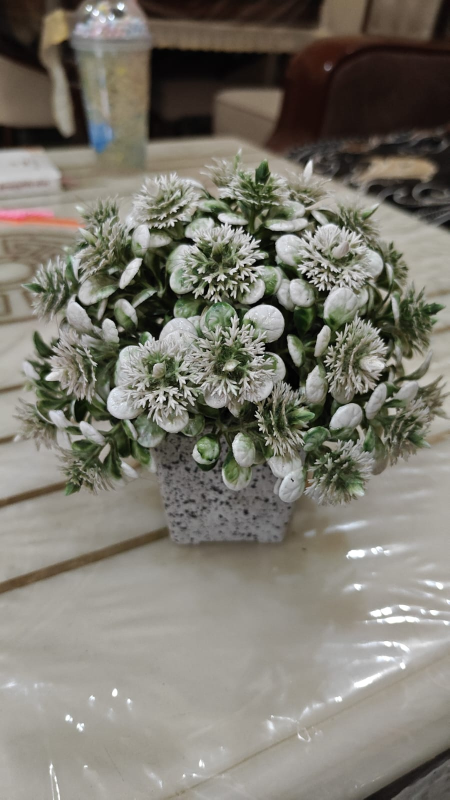
#> input picture dataset/real/real_001.jpeg, 899 x 1599 px, found by its file name (shown at 1/2 size)
$ python feature_extractor.py   (older library calls are emulated)
#> lines starting #> are read from the running program, lines starting #| are printed output that depends on the picture
### src/preprocessing.py
"""
preprocessing.py

Loads an image and prepares different versions of it
for forensic feature extraction.
"""

from dataclasses import dataclass
from pathlib import Path

import cv2
import matplotlib.pyplot as plt
import numpy as np

from src.config import DEFAULT_IMAGE_SIZE


@dataclass
class ProcessedImage:
    """
    Stores every version of an image that will be used
    by different forensic modules.
    """

    rgb: np.ndarray
    gray: np.ndarray
    normalized_rgb: np.ndarray
    normalized_gray: np.ndarray


def load_image(image_path: Path) -> np.ndarray:
    """
    Reads an image from disk and converts it to RGB.
    """

    image = cv2.imread(str(image_path))

    if image is None:
        raise ValueError(f"Could not read image: {image_path}")

    # OpenCV loads images in BGR format.
    image = cv2.cvtColor(image, cv2.COLOR_BGR2RGB)

    return image


def convert_to_grayscale(rgb_image: np.ndarray) -> np.ndarray:
    """
    Creates a grayscale version of the RGB image.
    """

    return cv2.cvtColor(rgb_image, cv2.COLOR_RGB2GRAY)


def normalize_image(image: np.ndarray) -> np.ndarray:
    """
    Converts pixel values from 0-255 to 0-1.
    """

    return image.astype(np.float32) / 255.0


def preprocess_image(image_path: Path) -> ProcessedImage:
    """
    Complete preprocessing pipeline.

    Returns every version of the image that later
    feature extractors will need.
    """

    rgb_image = load_image(image_path)
#> in load_image, image is the input picture: shape (1599, 899, 3); mean B, G, R 111, 121.1, 124.3

    # Standardize image size to DEFAULT_IMAGE_SIZE using area interpolation
    rgb_image = cv2.resize(rgb_image, DEFAULT_IMAGE_SIZE, interpolation=cv2.INTER_AREA)
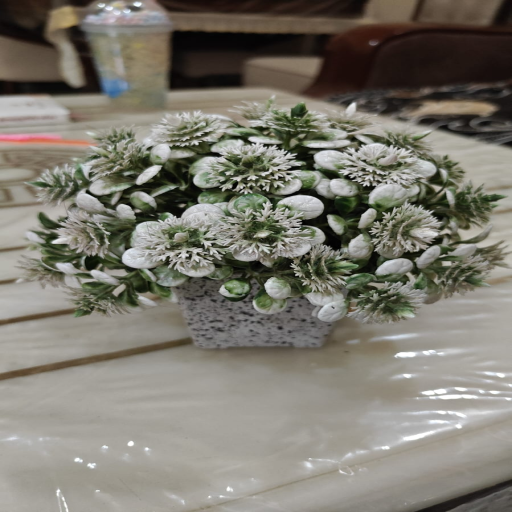
#> rgb_image: shape (1024, 1024, 3) (shown at 1/2 size); mean R, G, B 124.2, 121, 110.8

    gray_image = convert_to_grayscale(rgb_image)
#> in convert_to_grayscale, `return cv2.cvtColor(rgb_image, cv2.COLOR_RGB2GRAY)`:
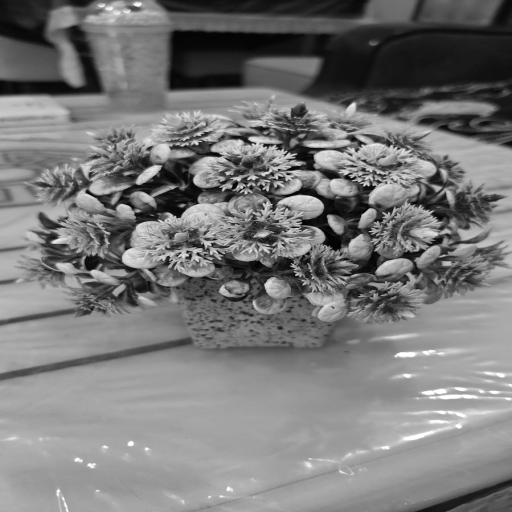
#> returned value: shape (1024, 1024) (shown at 1/2 size); min 0, max 255, mean 120.8

    normalized_rgb = normalize_image(rgb_image)
#> in normalize_image, `return image.astype(np.float32) / 255.0`:
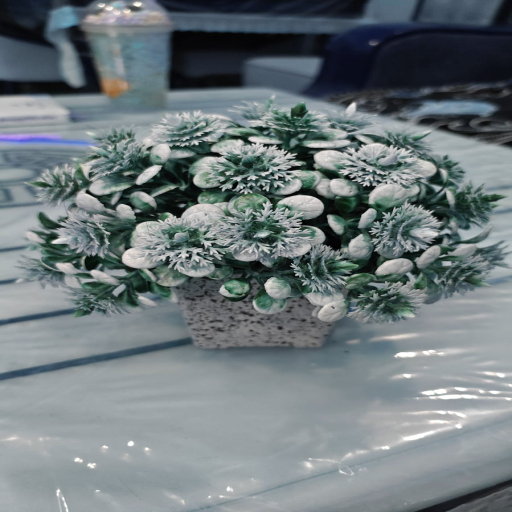
#> returned value: shape (1024, 1024, 3) float32 (shown at 1/2 size); mean of channels 0, 1, 2 0.487, 0.474, 0.435; drawn as B, G, R

    normalized_gray = normalize_image(gray_image)

    return ProcessedImage(
        rgb=rgb_image,
        gray=gray_image,
        normalized_rgb=normalized_rgb,
        normalized_gray=normalized_gray,
    )


# [31 lines left out: function show_preprocessing, not called in this run]

# [5 lines that do not run on import are left out]

### src/feature_extractor.py
"""
feature_extractor.py

Extracts forensic features from an image.

Every function computes one independent forensic clue.
All extracted features are finally combined into a single
feature vector for the Random Forest classifier.
"""

import cv2
import numpy as np
from skimage.measure import shannon_entropy
import pywt

from skimage.feature import (
    graycomatrix,
    graycoprops,
    local_binary_pattern
)

from src.preprocessing import ProcessedImage

# Feature Names
FEATURE_NAMES = [

    "sharpness",

    "fft_mean",
    "fft_std",
    "fft_energy",
    "high_frequency_ratio",

    "noise_mean",
    "noise_std",
    "noise_energy",

    "edge_density",

    "entropy",

    "mean_r",
    "mean_g",
    "mean_b",

    "std_r",
    "std_g",
    "std_b",

    # LBP
    "lbp_mean",
    "lbp_std",

    # GLCM
    "contrast",
    "homogeneity",
    "energy",
    "correlation",

        # JPEG Blocking
    "jpeg_horizontal",
    "jpeg_vertical",
    "jpeg_blocking_score",


    # Wavelet
    "wavelet_mean",
    "wavelet_std",
    "wavelet_energy",

    # # Multi-scale
    # "laplacian_100",
    # "laplacian_50",
    # "laplacian_25"
]

# Sharpness

def extract_sharpness(processed: ProcessedImage) -> float:
    """
    Measures image sharpness using the Variance of Laplacian.

    A sharper image usually has a larger variance.
    """

    laplacian = cv2.Laplacian(processed.gray, cv2.CV_64F)

    sharpness = laplacian.var()

    return float(sharpness)

# FFT Features

def extract_fft_features(processed: ProcessedImage):
    """
    Extracts frequency-domain statistics.

    Besides overall FFT statistics, we also compute
    how much energy lies in the outer (high-frequency)
    region of the spectrum.
    """

    # Compute FFT
    fft = np.fft.fft2(processed.gray)

    fft_shift = np.fft.fftshift(fft)

    magnitude = np.log1p(np.abs(fft_shift))

    fft_mean = magnitude.mean()

    fft_std = magnitude.std()

    fft_energy = np.mean(magnitude ** 2)

    rows, cols = magnitude.shape

    center_row = rows // 2

    center_col = cols // 2

    radius = min(rows, cols) // 4

    y, x = np.ogrid[:rows, :cols]

    distance = np.sqrt(
        (x - center_col) ** 2 +
        (y - center_row) ** 2
    )

    high_frequency = magnitude[distance > radius]

    total_energy = np.sum(magnitude)

    high_energy = np.sum(high_frequency)

    high_frequency_ratio = high_energy / (total_energy + 1e-8)

    print(f"High Frequency Ratio : {high_frequency_ratio:.4f}")

    return (
        float(fft_mean),
        float(fft_std),
        float(fft_energy),
        float(high_frequency_ratio)
    )


# Noise Features

def extract_noise_features(processed: ProcessedImage):
    """
    Estimates image noise.

    The image is blurred and then subtracted
    from the original to obtain the noise residual.
    """

    blurred = cv2.GaussianBlur(
        processed.gray,
        (5, 5),
        0
    )

    noise = cv2.absdiff(
        processed.gray,
        blurred
    )

    noise_mean = noise.mean()

    noise_std = noise.std()

    # Average noise energy per pixel.
    noise_energy = np.mean(noise.astype(np.float32) ** 2)

    return (

        float(noise_mean),

        float(noise_std),

        float(noise_energy)

    )

# Edge Density

def extract_edge_density(processed: ProcessedImage):
    """
    Computes the percentage of edge pixels.

    Screen photos often lose tiny edges.
    """

    edges = cv2.Canny(

        processed.gray,

        100,

        200

    )

    edge_pixels = np.count_nonzero(edges)

    total_pixels = edges.size

    density = edge_pixels / total_pixels

    return float(density)

# Entropy

def extract_entropy(processed: ProcessedImage):
    """
    Measures information content.

    Images that lose detail generally
    have lower entropy.
    """

    entropy = shannon_entropy(processed.gray)

    return float(entropy)

# Color Statistics

def extract_color_features(processed: ProcessedImage):
    """
    Computes simple RGB statistics.

    Useful for detecting subtle
    color shifts introduced by displays.
    """

    rgb = processed.rgb

    mean_r = rgb[:, :, 0].mean()
    mean_g = rgb[:, :, 1].mean()
    mean_b = rgb[:, :, 2].mean()

    std_r = rgb[:, :, 0].std()
    std_g = rgb[:, :, 1].std()
    std_b = rgb[:, :, 2].std()

    return (

        float(mean_r),

        float(mean_g),

        float(mean_b),

        float(std_r),

        float(std_g),

        float(std_b)

    )

# -------------------------------------------------------
# Local Binary Pattern
# -------------------------------------------------------

def extract_lbp_features(processed: ProcessedImage):
    """
    Captures tiny local texture patterns.

    Screen recaptured images often introduce
    different microscopic textures compared
    to genuine photographs.
    """

    radius = 2
    neighbors = 8 * radius

    lbp = local_binary_pattern(
        processed.gray,
        P=neighbors,
        R=radius,
        method="uniform"
    )

    lbp_mean = lbp.mean()
    lbp_std = lbp.std()

    return (
        float(lbp_mean),
        float(lbp_std)
    )


# -------------------------------------------------------
# GLCM Texture
# -------------------------------------------------------

def extract_glcm_features(processed: ProcessedImage):
    """
    Measures relationships between neighboring pixels.

    Useful for detecting subtle texture differences.
    """

    image = processed.gray.astype(np.uint8)

    glcm = graycomatrix(
        image,
        distances=[1],
        angles=[0],
        symmetric=True,
        normed=True,
    )

    contrast = graycoprops(glcm, "contrast")[0, 0]

    homogeneity = graycoprops(glcm, "homogeneity")[0, 0]

    energy = graycoprops(glcm, "energy")[0, 0]

    correlation = graycoprops(glcm, "correlation")[0, 0]

    return (
        float(contrast),
        float(homogeneity),
        float(energy),
        float(correlation),
    )


# -------------------------------------------------------
# JPEG Blocking Features
# -------------------------------------------------------

def extract_jpeg_features(processed: ProcessedImage):
    """
    Measures JPEG blocking artifacts.

    JPEG compresses images in 8×8 blocks.
    Double compression often strengthens
    these block boundaries.
    """

    image = processed.gray.astype(np.float32)

    horizontal_diff = []
    vertical_diff = []

    # Horizontal block boundaries
    for row in range(8, image.shape[0], 8):

        diff = np.abs(image[row, :] - image[row - 1, :])

        horizontal_diff.append(diff.mean())

    # Vertical block boundaries
    for col in range(8, image.shape[1], 8):

        diff = np.abs(image[:, col] - image[:, col - 1])

        vertical_diff.append(diff.mean())

    horizontal_score = np.mean(horizontal_diff)

    vertical_score = np.mean(vertical_diff)

    blocking_score = (horizontal_score + vertical_score) / 2

    return (

        float(horizontal_score),

        float(vertical_score),

        float(blocking_score)

    )


# -------------------------------------------------------
# Wavelet Features
# -------------------------------------------------------

def extract_wavelet_features(processed: ProcessedImage):
    """
    Extracts wavelet statistics.

    Wavelets measure image information at
    multiple resolutions.

    Images captured through another display
    usually lose fine wavelet details.
    """

    coeffs = pywt.dwt2(processed.gray, "haar")

    LL, (LH, HL, HH) = coeffs

    detail = np.concatenate([

        LH.flatten(),

        HL.flatten(),

        HH.flatten()

    ])

    wavelet_mean = detail.mean()

    wavelet_std = detail.std()

    wavelet_energy = np.mean(detail ** 2)

    return (

        float(wavelet_mean),

        float(wavelet_std),

        float(wavelet_energy)

    )

# -------------------------------------------------------
# Master Feature Extractor
# -------------------------------------------------------

def extract_features(processed: ProcessedImage, return_evidence=False):
    """
    Extracts all forensic features from an image.

    Returns
    -------
    features : list
        Numerical feature vector used for training.

    evidence : list (optional)
        Human-readable reasons that explain the prediction.
    """

    features = []

    evidence = []

    # -----------------------------
    # Sharpness
    # -----------------------------
    sharpness = extract_sharpness(processed)

    features.append(sharpness)

    if sharpness < 120:
        evidence.append("Low image sharpness")


    # -----------------------------
    # FFT


    fft_mean, fft_std, fft_energy, high_frequency_ratio = extract_fft_features(processed)

    features.extend([
        fft_mean,
        fft_std,
        fft_energy,
        high_frequency_ratio
    ])

    if high_frequency_ratio < 0.74:
        evidence.append("Reduced high-frequency information")


    # -----------------------------
    # Noise
    # -----------------------------
    noise_mean, noise_std, noise_energy = extract_noise_features(processed)

    features.extend([

        noise_mean,

        noise_std,

        noise_energy

    ])

    if noise_std > 15:
        evidence.append("High sensor noise variation")


    # -----------------------------
    # Edge Density
    # -----------------------------
    edge_density = extract_edge_density(processed)

    features.append(edge_density)

    if edge_density < 0.08:
        evidence.append("Weak edge density")


    # -----------------------------
    # Entropy
    # -----------------------------
    entropy = extract_entropy(processed)

    features.append(entropy)

    if entropy < 6:
        evidence.append("Information loss detected")


    # -----------------------------
    # Color Statistics
    # -----------------------------
    color_features = extract_color_features(processed)
#> in extract_color_features, `mean_r = rgb[:, :, 0].mean()`: mean_r = 124.2
#> in extract_color_features, `mean_g = rgb[:, :, 1].mean()`: mean_g = 121
#> in extract_color_features, `mean_b = rgb[:, :, 2].mean()`: mean_b = 110.8
#> in extract_color_features, `std_r = rgb[:, :, 0].std()`: std_r = 53.75
#> in extract_color_features, `std_g = rgb[:, :, 1].std()`: std_g = 54.31
#> in extract_color_features, `std_b = rgb[:, :, 2].std()`: std_b = 56.32
#> color_features = (124.2, 121, 110.8, 53.75, 54.31, 56.32)

    features.extend(color_features)

        # -----------------------------
    # Local Binary Pattern
    # -----------------------------
    lbp_features = extract_lbp_features(processed)

    features.extend(lbp_features)

    # -----------------------------
    # GLCM Texture
    # -----------------------------
    glcm_features = extract_glcm_features(processed)

    features.extend(glcm_features)


    # JPEG Blocking

    jpeg_features = extract_jpeg_features(processed)

    features.extend(jpeg_features)

    # wavelet features

    wavelet_features = extract_wavelet_features(processed)

    features.extend(wavelet_features)


    if return_evidence:

        return features, evidence

    return features

    # -----------------------------


# -------------------------------------------------------
# Demo
# -------------------------------------------------------

if __name__ == "__main__":

    from pathlib import Path

    from src.preprocessing import preprocess_image

    image_path = Path("dataset/real/real_001.jpeg")

    processed = preprocess_image(image_path)

    features, evidence = extract_features(

        processed,

        return_evidence=True

    )
#> features = 28 values, max 216.1 at index 0, min -0.0199 at index 25, mean 35.25; evidence = ['Weak edge density']

    print("\nExtracted Features\n")

    for name, value in zip(FEATURE_NAMES, features):

        print(f"{name:20s}: {value:.4f}")
#> this loop made 28 passes
#> (name, value) on passes 1 to 8: ('sharpness', 216.1), ('fft_mean', 7.83), ('fft_std', 1.45), ('fft_energy', 63.38), ('high_frequency_ratio', 0.755), ('noise_mean', 2.22), ('noise_std', 4.57), ('noise_energy', 25.79)
#> (printed output is left out)

    print("\nEvidence\n")

    if evidence:

        for item in evidence:

            print(f"• {item}")
#> this loop made 1 pass
#> (printed output is left out)

    else:

        print("No suspicious forensic evidence detected.")

$ run again, with dataset/real/real_002.jpeg copied over dataset/real/real_001.jpeg
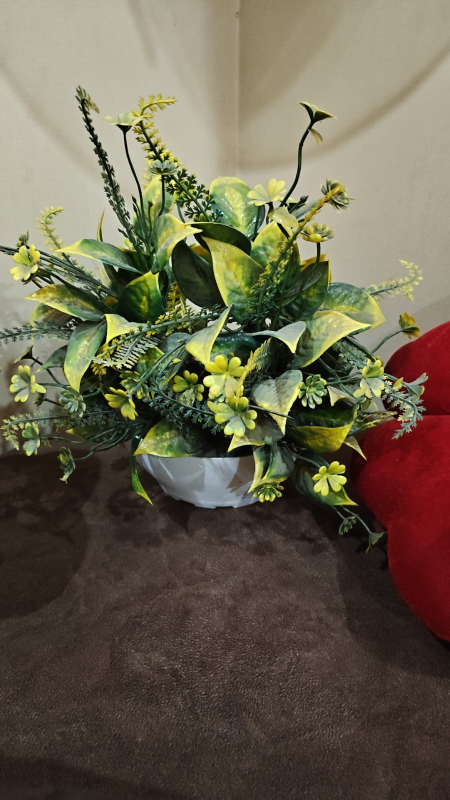
#> input picture dataset/real/real_002.jpeg, 899 x 1599 px, found by its file name (shown at 1/2 size)
#> in load_image, image is the input picture: shape (1599, 899, 3); mean B, G, R 79, 99.1, 106.6
#> in preprocess_image, `rgb_image = cv2.resize(rgb_image, DEFAULT_IMAGE_SIZE, interpolation=cv..`:
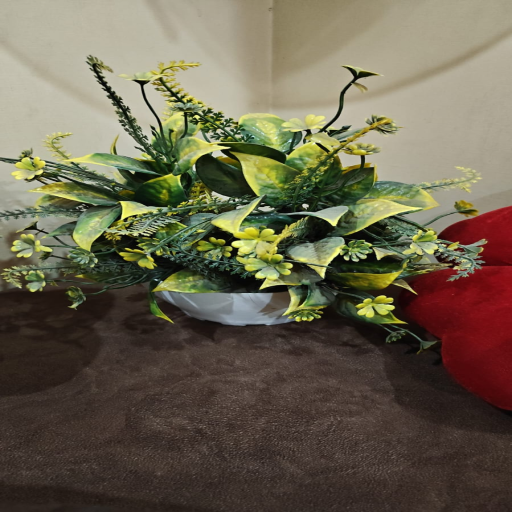
#> rgb_image: shape (1024, 1024, 3) (shown at 1/2 size); mean R, G, B 106.5, 98.9, 78.9
#> in normalize_image, `return image.astype(np.float32) / 255.0`:
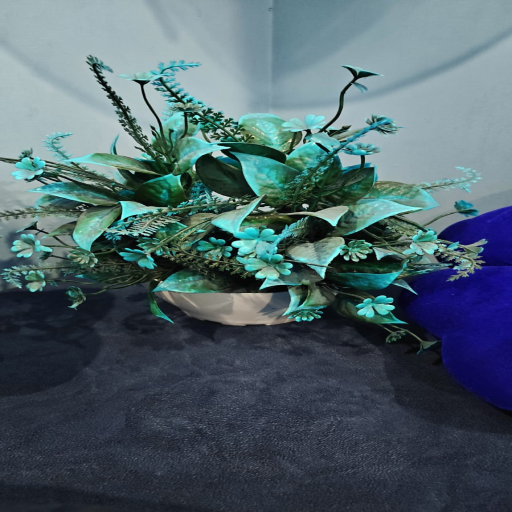
#> returned value: shape (1024, 1024, 3) float32 (shown at 1/2 size); mean of channels 0, 1, 2 0.418, 0.389, 0.31; drawn as B, G, R
#> mean_r = 106.5
#> mean_g = 98.95
#> mean_b = 78.89
#> std_r = 61.03
#> std_g = 65.39
#> std_b = 55.67
#> color_features = (106.5, 98.95, 78.89, 61.03, 65.39, 55.67)
#> features = 28 values, max 450.1 at index 0, min 0.0382 at index 20, mean 45.17; evidence = ['Weak edge density']
#> the loop `for name, value in zip(FEATURE_NAMES, features): ` made 28 passes
#> (name, value) on passes 1 to 8: ('sharpness', 450.1), ('fft_mean', 8.11), ('fft_std', 1.45), ('fft_energy', 67.94), ('high_frequency_ratio', 0.758), ('noise_mean', 3.26), ('noise_std', 6.27), ('noise_energy', 49.95)
#> (printed output is left out)
#> the loop `for item in evidence: ` made 1 pass
#> (printed output is left out)

$ run again, with dataset/real/real_003.jpeg copied over dataset/real/real_001.jpeg
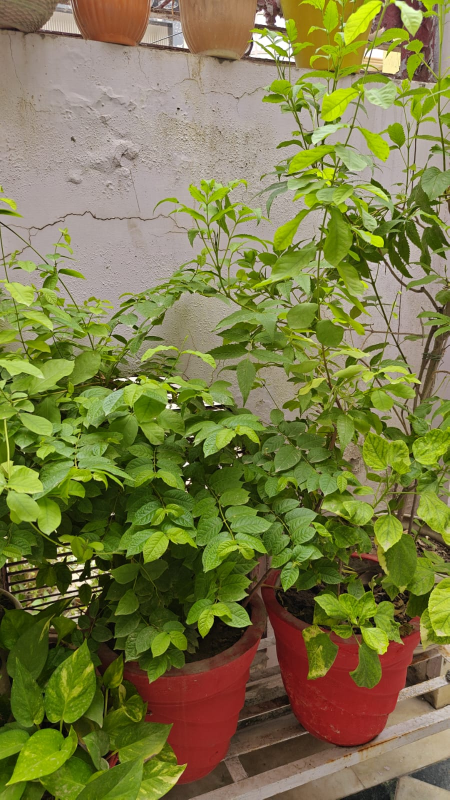
#> input picture dataset/real/real_003.jpeg, 899 x 1599 px, found by its file name (shown at 1/2 size)
#> in load_image, image is the input picture: shape (1599, 899, 3); mean B, G, R 70.5, 122.8, 123.4
#> in preprocess_image, `rgb_image = cv2.resize(rgb_image, DEFAULT_IMAGE_SIZE, interpolation=cv..`:
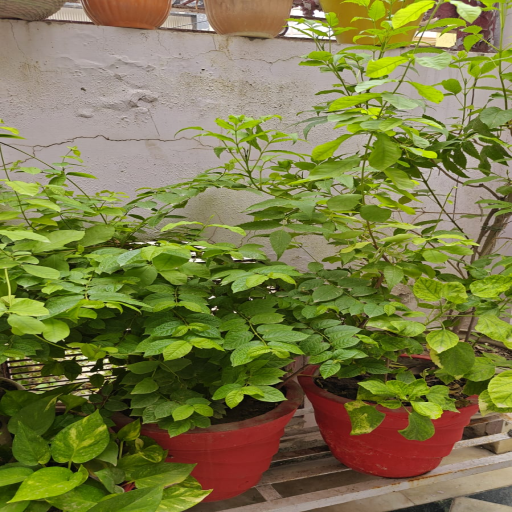
#> rgb_image: shape (1024, 1024, 3) (shown at 1/2 size); mean R, G, B 123.2, 122.6, 70.4
#> in normalize_image, `return image.astype(np.float32) / 255.0`:
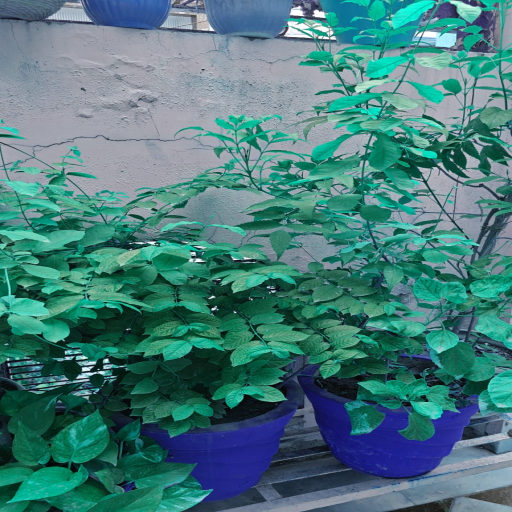
#> returned value: shape (1024, 1024, 3) float32 (shown at 1/2 size); mean of channels 0, 1, 2 0.483, 0.481, 0.277; drawn as B, G, R
#> mean_r = 123.2
#> mean_g = 122.6
#> mean_b = 70.37
#> std_r = 49.46
#> std_g = 51.35
#> std_b = 59.64
#> color_features = (123.2, 122.6, 70.37, 49.46, 51.35, 59.64)
#> features = 28 values, max 719.5 at index 0, min 0.000453 at index 25, mean 58.35; evidence = []
#> the loop `for name, value in zip(FEATURE_NAMES, features): ` made 28 passes
#> (name, value) on passes 1 to 8: ('sharpness', 719.5), ('fft_mean', 8.43), ('fft_std', 1.34), ('fft_energy', 72.89), ('high_frequency_ratio', 0.765), ('noise_mean', 5.26), ('noise_std', 6.72), ('noise_energy', 72.84)
#> (printed output is left out)
